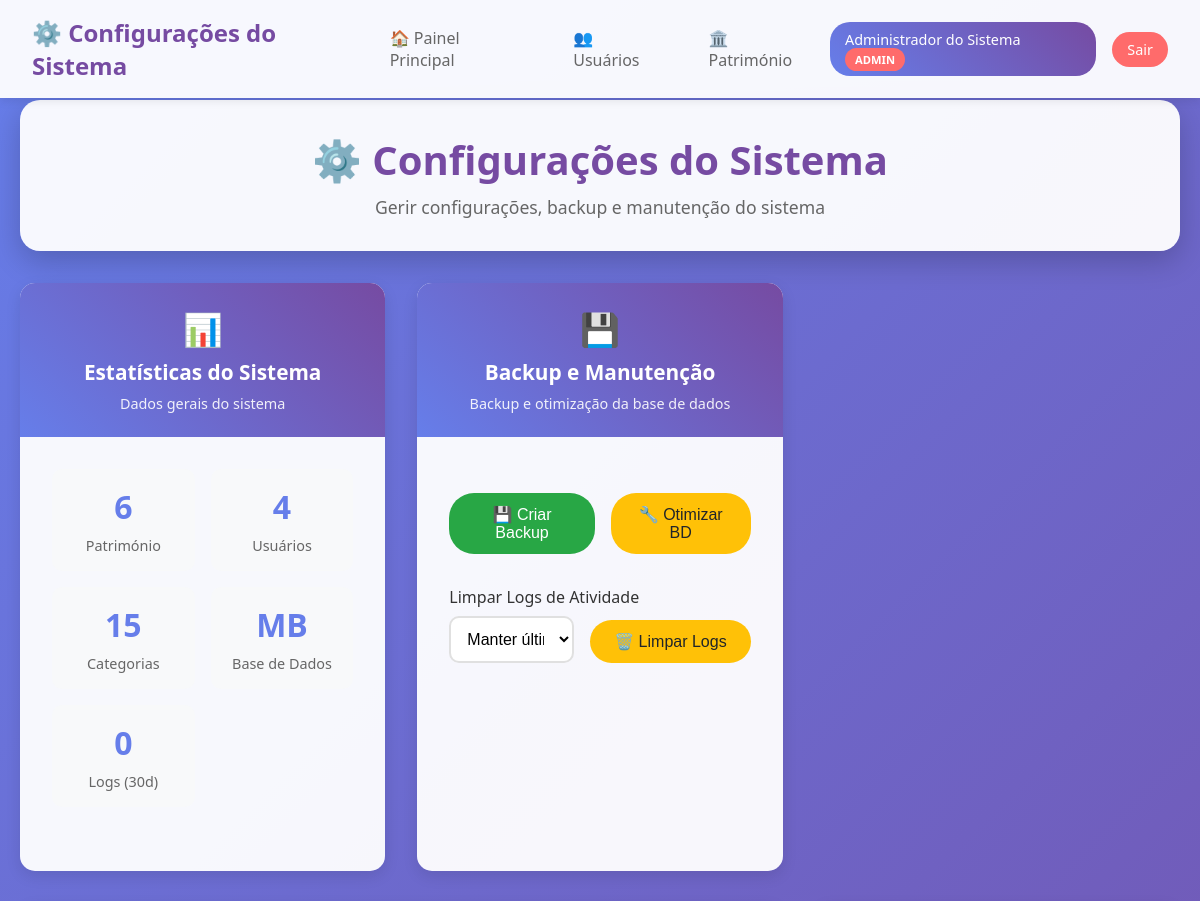
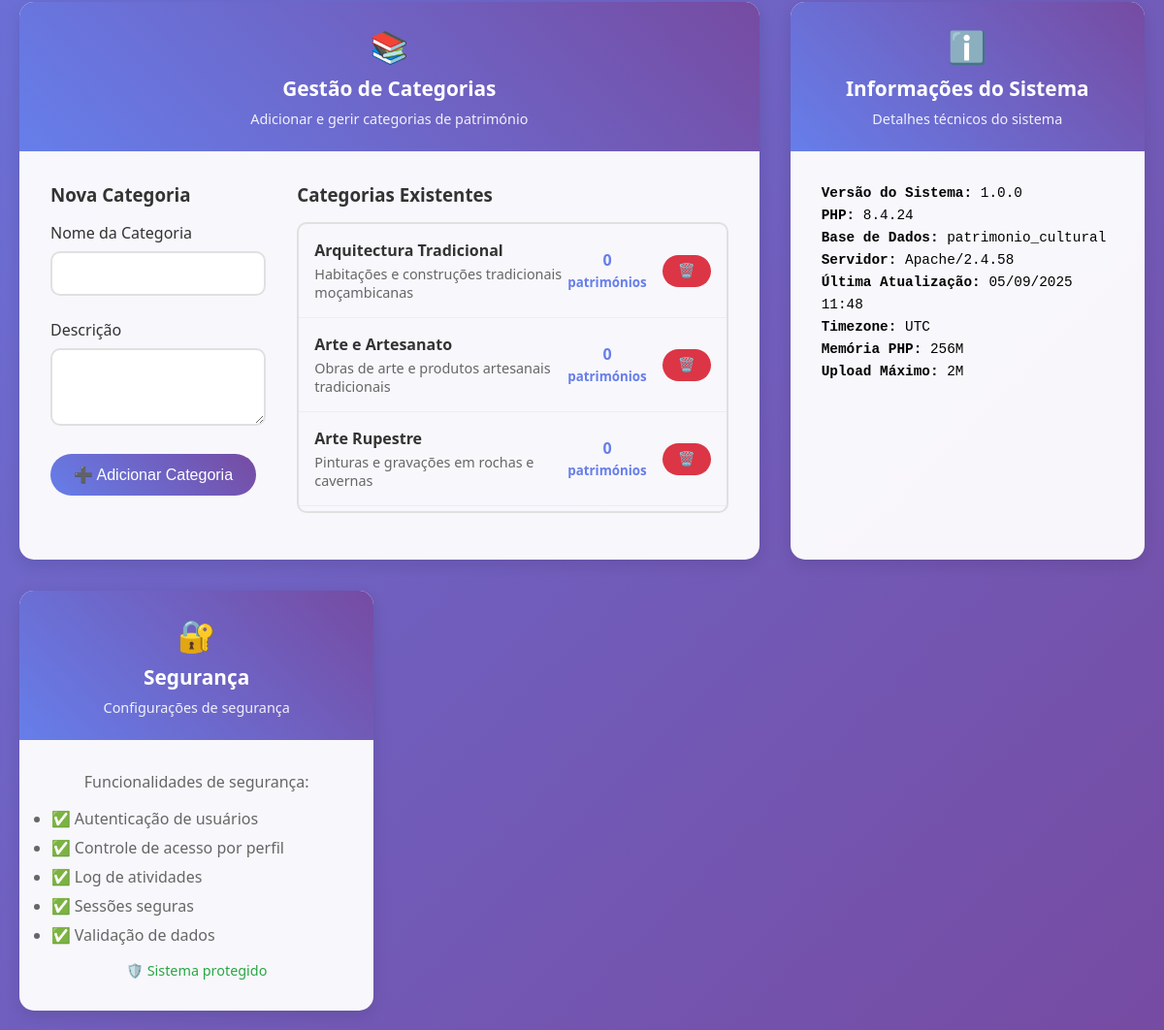
Screenshot of /configuracao.php (signed in) with the database file from the repository (2 pictures, top to bottom).
### tables this page shows
CREATE TABLE `categorias_patrimonio` (
  `id` int(11) NOT NULL AUTO_INCREMENT,
  `nome` varchar(100) NOT NULL,
  `descricao` text DEFAULT NULL,
  `data_criacao` timestamp NOT NULL DEFAULT current_timestamp(),
  PRIMARY KEY (`id`)
);

### configuracao.php (the view, shortened to what this page needs)
<?php
include 'config.php';
$stats = [];
try {
    $stmt = $pdo->query("SELECT COUNT(*) FROM patrimonio");
    $stats['total_patrimonio'] = $stmt->fetchColumn();
    $stmt = $pdo->query("SELECT COUNT(*) FROM usuarios");
    $stats['total_usuarios'] = $stmt->fetchColumn();
    $stmt = $pdo->query("SELECT COUNT(*) FROM categorias_patrimonio");
    $stats['total_categorias'] = $stmt->fetchColumn();
    $stmt = $pdo->query("SELECT ROUND(SUM(data_length + index_length) / 1024 / 1024, 1) AS db_size FROM information_schema.tables WHERE table_schema='" . DB_NAME . "'");
    $stats['db_size'] = $stmt->fetchColumn();
    $stmt = $pdo->query("SELECT COUNT(*) FROM user_activity_log WHERE created_at > DATE_SUB(NOW(), INTERVAL 30 DAY)");
    $stats['logs_count'] = $stmt->fetchColumn();
} catch (Exception $e) {
    $stats = [
        'total_patrimonio' => 'Erro',
        'total_usuarios' => 'Erro',
        'total_categorias' => 'Erro',
        'db_size' => 'Erro',
        'logs_count' => 'Erro'
    ];
}
$categorias = [];
try {
    $stmt = $pdo->query("SELECT c.*, COUNT(p.id) as total_patrimonios FROM categorias_patrimonio c LEFT JOIN patrimonio p ON c.id = p.categoria_id GROUP BY c.id ORDER BY c.nome");
    $categorias = $stmt->fetchAll(PDO::FETCH_ASSOC);
} catch (Exception $e) {
    $categorias = [];
}
?>
<!DOCTYPE html>
<html lang="pt">
<head>
</head>
<body>
    <header class="header">
        <nav class="nav">
            <div class="logo">⚙️ Configurações do Sistema</div>
            <div class="nav-links">
                <a href="admin.php" class="nav-link">🏠 Painel Principal</a>
                <a href="gestao_usuarios.php" class="nav-link">👥 Usuários</a>
                <a href="gestao_patrimonio.php" class="nav-link">🏛️ Património</a>
            </div>
            <div class="user-info">
                <div class="user-badge">
                    <?php echo htmlspecialchars($_SESSION['usuario_nome']); ?>
                    <span class="admin-badge">Admin</span>
                </div>
                <a href="?logout=1" class="logout-btn">Sair</a>
            </div>
        </nav>
    </header>
    <div class="container">
        <div class="page-header">
            <h1 class="page-title">⚙️ Configurações do Sistema</h1>
            <p class="page-subtitle">Gerir configurações, backup e manutenção do sistema</p>
        </div>
        <div class="config-grid">
            <div class="config-section">
                <div class="section-header">
                    <span class="section-icon">📊</span>
                    <h2 class="section-title">Estatísticas do Sistema</h2>
                    <p class="section-subtitle">Dados gerais do sistema</p>
                </div>
                <div class="section-content">
                    <div class="stats-grid">
                        <div class="stat-item">
                            <div class="stat-number"><?php echo $stats['total_patrimonio']; ?></div>
                            <div class="stat-label">Património</div>
                        </div>
                        <div class="stat-item">
                            <div class="stat-number"><?php echo $stats['total_usuarios']; ?></div>
                            <div class="stat-label">Usuários</div>
                        </div>
                        <div class="stat-item">
                            <div class="stat-number"><?php echo $stats['total_categorias']; ?></div>
                            <div class="stat-label">Categorias</div>
                        </div>
                        <div class="stat-item">
                            <div class="stat-number"><?php echo $stats['db_size']; ?> MB</div>
                            <div class="stat-label">Base de Dados</div>
                        </div>
                        <div class="stat-item">
                            <div class="stat-number"><?php echo $stats['logs_count']; ?></div>
                            <div class="stat-label">Logs (30d)</div>
                        </div>
                    </div>
                </div>
            </div>
            <div class="config-section">
                <div class="section-header">
                    <span class="section-icon">💾</span>
                    <h2 class="section-title">Backup e Manutenção</h2>
                    <p class="section-subtitle">Backup e otimização da base de dados</p>
                </div>
                <div class="section-content">
                    <div class="action-buttons">
                        <form method="post" style="display: inline;">
                            <button type="submit" class="btn btn-success">
                                💾 Criar Backup
                            </button>
                        </form>
                        <form method="post" style="display: inline;">
                            <button type="submit" class="btn btn-warning" onclick="return confirm('Deseja otimizar a base de dados?')">
                                🔧 Otimizar BD
                            </button>
                        </form>
                    </div>
                    <div class="form-group" style="margin-top: 2rem;">
                        <form method="post">
                            <label class="form-label">Limpar Logs de Atividade</label>
                            <div style="display: flex; gap: 1rem; align-items: end;">
                                <div style="flex: 1;">
                                    <select name="days_to_keep" class="form-select">
                                        <option value="30" selected>Manter últimos 30 dias</option>
                                    </select>
                                </div>
                                <button type="submit" class="btn btn-warning" onclick="return confirm('Deseja eliminar os logs antigos?')">
                                    🗑️ Limpar Logs
                                </button>
                            </div>
                        </form>
                    </div>
                </div>
            </div>
            <div class="config-section" style="grid-column: span 2;">
                <div class="section-header">
                    <span class="section-icon">📚</span>
                    <h2 class="section-title">Gestão de Categorias</h2>
                    <p class="section-subtitle">Adicionar e gerir categorias de património</p>
                </div>
                <div class="section-content">
                    <div style="display: grid; grid-template-columns: 1fr 2fr; gap: 2rem;">
                        <div>
                            <h3 style="margin-bottom: 1rem; color: #333;">Nova Categoria</h3>
                            <form method="post">
                                <div class="form-group">
                                    <label class="form-label">Nome da Categoria</label>
                                    <input type="text" name="nome_categoria" class="form-input" required>
                                </div>
                                <div class="form-group">
                                    <label class="form-label">Descrição</label>
                                    <textarea name="descricao_categoria" class="form-input form-textarea" required></textarea>
                                </div>
                                <button type="submit" class="btn btn-primary">
                                    ➕ Adicionar Categoria
                                </button>
                            </form>
                        </div>
                        <div>
                            <h3 style="margin-bottom: 1rem; color: #333;">Categorias Existentes</h3>
                            <?php if (!empty($categorias)): ?>
                                <div class="categories-list">
                                    <?php foreach ($categorias as $categoria): ?>
                                        <div class="category-item">
                                            <div class="category-info">
                                                <h4><?php echo htmlspecialchars($categoria['nome']); ?></h4>
                                                <p><?php echo htmlspecialchars($categoria['descricao']); ?></p>
                                            </div>
                                            <div style="display: flex; align-items: center; gap: 1rem;">
                                                <div class="category-stats">
                                                    <div><?php echo $categoria['total_patrimonios']; ?></div>
                                                    <small>patrimónios</small>
                                                </div>
                                                <?php if ($categoria['total_patrimonios'] == 0): ?>
                                                    <form method="post" style="display: inline;">
                                                        <button type="submit" class="btn btn-danger btn-small" onclick="return confirm('Deseja eliminar esta categoria?')">
                                                            🗑️
                                                        </button>
                                                    </form>
                                                <?php endif; ?>
                                            </div>
                                        </div>
                                    <?php endforeach; ?>
                                </div>
                            <?php else: ?>
                                <p style="color: #666; text-align: center; padding: 2rem;">Nenhuma categoria encontrada.</p>
                            <?php endif; ?>
                        </div>
                    </div>
                </div>
            </div>
            <div class="config-section">
                <div class="section-header">
                    <span class="section-icon">ℹ️</span>
                    <h2 class="section-title">Informações do Sistema</h2>
                    <p class="section-subtitle">Detalhes técnicos do sistema</p>
                </div>
                <div class="section-content">
                    <div style="font-family: monospace; font-size: 0.9rem; line-height: 1.6;">
                        <p><strong>Versão do Sistema:</strong> 1.0.0</p>
                        <p><strong>PHP:</strong> <?php echo phpversion(); ?></p>
                        <p><strong>Base de Dados:</strong> <?php echo DB_NAME; ?></p>
                        <p><strong>Servidor:</strong> <?php echo $_SERVER['SERVER_SOFTWARE'] ?? 'N/A'; ?></p>
                        <p><strong>Última Atualização:</strong> <?php echo date('d/m/Y H:i'); ?></p>
                        <p><strong>Timezone:</strong> <?php echo date_default_timezone_get(); ?></p>
                        <p><strong>Memória PHP:</strong> <?php echo ini_get('memory_limit'); ?></p>
                        <p><strong>Upload Máximo:</strong> <?php echo ini_get('upload_max_filesize'); ?></p>
                    </div>
                </div>
            </div>
            <div class="config-section">
                <div class="section-header">
                    <span class="section-icon">🔐</span>
                    <h2 class="section-title">Segurança</h2>
                    <p class="section-subtitle">Configurações de segurança</p>
                </div>
                <div class="section-content">
                    <div style="text-align: center; color: #666;">
                        <p style="margin-bottom: 1rem;">Funcionalidades de segurança:</p>
                        <ul style="text-align: left; max-width: 300px; margin: 0 auto;">
                            <li style="margin-bottom: 0.5rem;">✅ Autenticação de usuários</li>
                            <li style="margin-bottom: 0.5rem;">✅ Controle de acesso por perfil</li>
                            <li style="margin-bottom: 0.5rem;">✅ Log de atividades</li>
                            <li style="margin-bottom: 0.5rem;">✅ Sessões seguras</li>
                            <li style="margin-bottom: 0.5rem;">✅ Validação de dados</li>
                        </ul>
                        <p style="margin-top: 1rem; font-size: 0.9rem; color: #28a745;">
                            🛡️ Sistema protegido
                        </p>
                    </div>
                </div>
            </div>
        </div>
    </div>
</body>
</html>

### rows the page displays
categorias_patrimonio: nome "Arquitectura Tradicional", descricao "Habitações e construções tradicionais moçambicanas", total_patrimonios "0"
categorias_patrimonio: nome "Arte e Artesanato", descricao "Obras de arte e produtos artesanais tradicionais", total_patrimonios "0"
categorias_patrimonio: nome "Arte Rupestre", descricao "Pinturas e gravações em rochas e cavernas", total_patrimonios "0"

### other values shown
$_SESSION['usuario_nome'] "Administrador do Sistema"
$stats['total_patrimonio'] "6"
$stats['total_usuarios'] "4"
$stats['total_categorias'] "15"
$stats['logs_count'] "0"
phpversion() "8.4.24"
DB_NAME "patrimonio_cultural"
$_SERVER['SERVER_SOFTWARE'] "Apache/2.4.58"
date_default_timezone_get() "UTC"
ini_get('memory_limit') "256M"
ini_get('upload_max_filesize') "2M"
